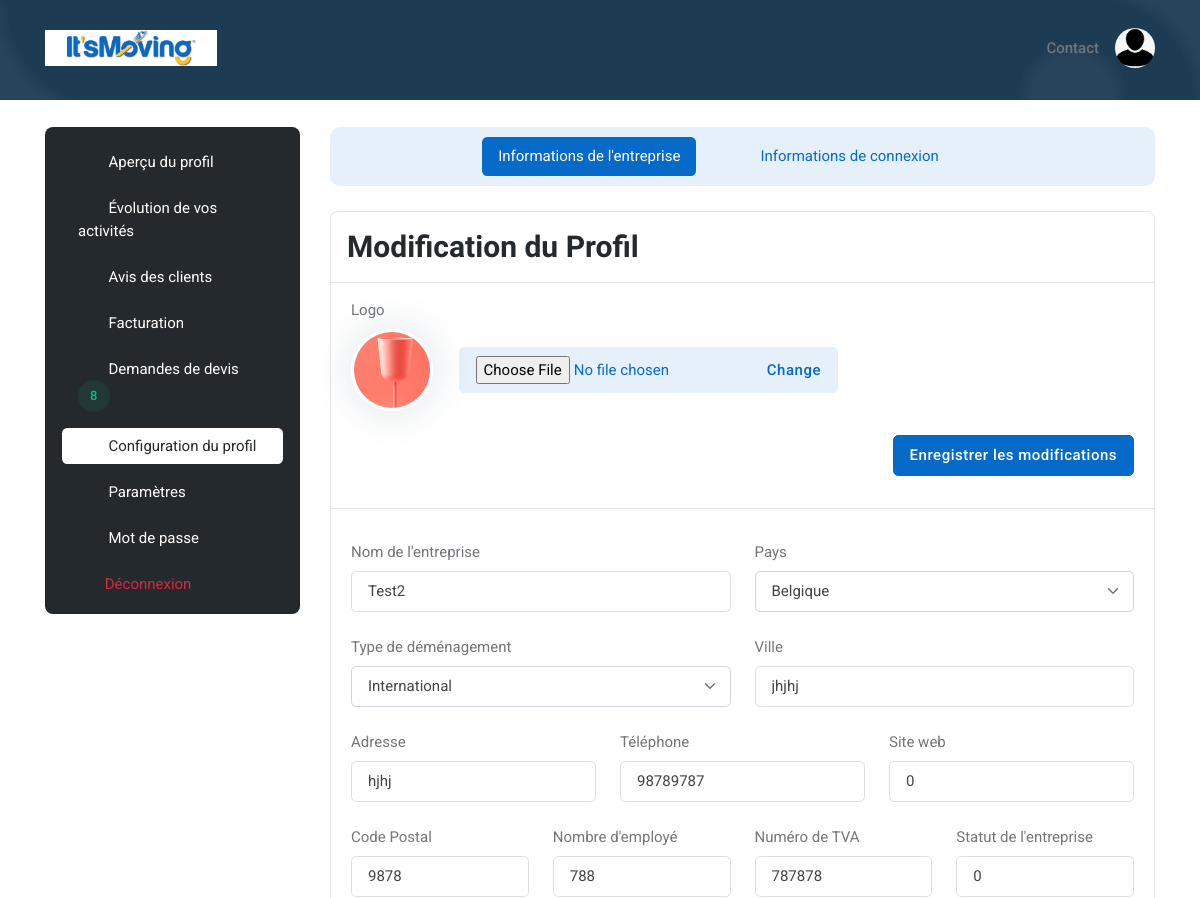
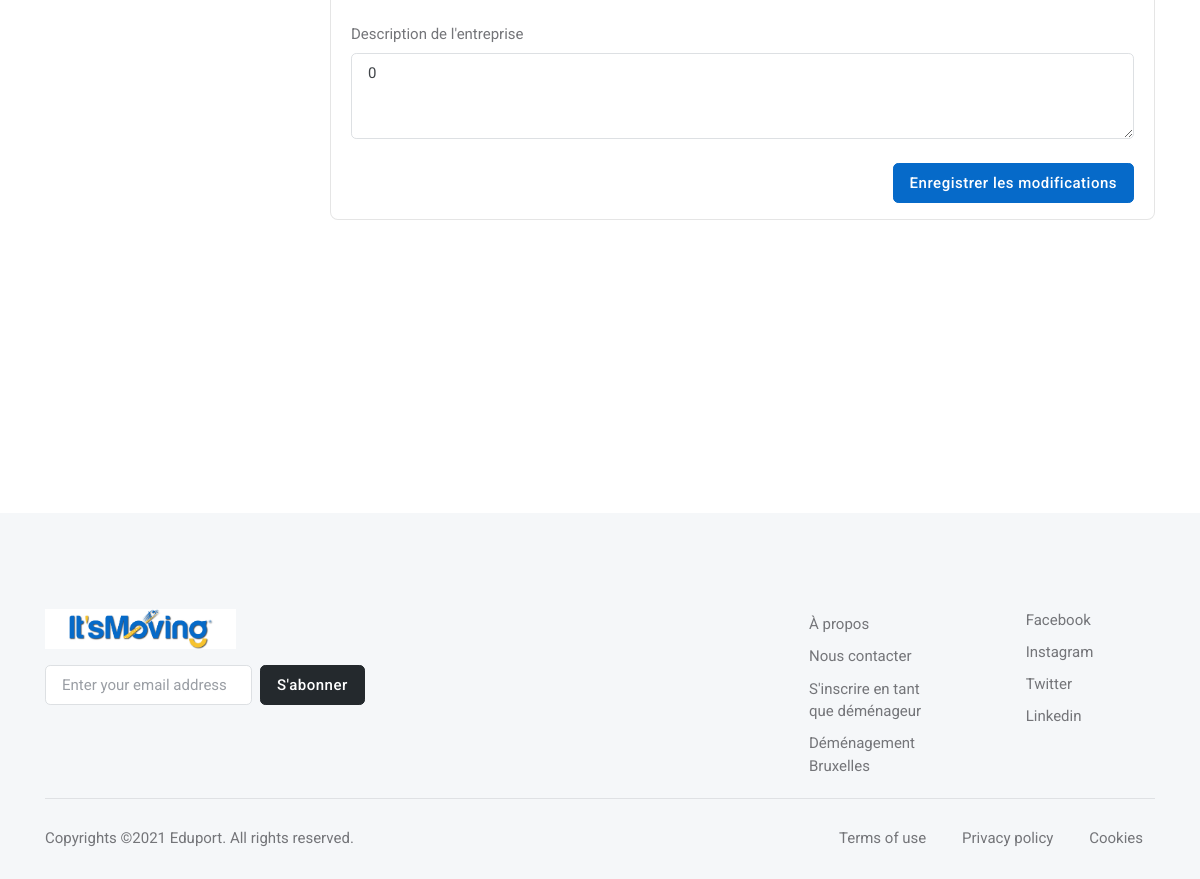
The app's page /user/edit_profile/ (signed in) with its own data (2 pictures, top to bottom).
### base_app/models.py (models this page shows, shortened)
class Mover(models.Model):
    ref = models.CharField(max_length=30, default="")
    company_name = models.CharField(max_length=300)
    company_phone_number = models.CharField(max_length=50)
    Adresse = models.CharField(max_length=300, default="")
    employee_number = models.IntegerField(default=0)
    number_max_quote_request = models.IntegerField(default=0)
    website = models.CharField(max_length=300, default="")
    TVA_number = models.CharField(max_length=30, default="")
    Postal_Code = models.IntegerField(default=0)
    City = models.CharField(max_length=300, default="")
    company_statut = models.CharField(max_length=300, default="")
    company_description = models.TextField(default="")
    logo = models.ImageField(upload_to='user/images/profil_image/', blank=True, default="")
    validated = models.BooleanField(default=False)
    activated = models.BooleanField(default=False)
    created = models.DateTimeField(auto_now_add=True)
    user = models.ForeignKey(User, on_delete=models.CASCADE, default="")
    country = models.ForeignKey(Country, on_delete=models.CASCADE, default="")
    moving_type1 = models.ForeignKey(Moving_Type1, on_delete=models.CASCADE, default="")

class Country(models.Model):
    name = models.CharField(max_length=300)

class Moving_Type1(models.Model):  # can be national opr international
    name = models.CharField(max_length=300)

### user/views.py (the view, shortened to what this page needs)
# urls.py: path('edit_profile/', views.edit_profile, name='edit_profile'),
@login_required
def edit_profile(request):
    mover = Mover.objects.filter(user_id=request.user.id).last()
    form1 = EditUserForm(instance=request.user)
    password_edit_form = EditUserPasswordForm(request.user)
    mover_form = Mover_Form(instance=mover)
    countries = Country.objects.all()
    moving_type1 = Moving_Type1.objects.all()
    number_quote_request = Mover_Quote_Request.objects.filter(mover_id=mover.id, treated=False, rejected=False).count()
    return render(request, 'user/profile/edit_profile.html', {'mover': mover, 'form1': form1
        , 'password_edit_form': password_edit_form, 'mover_form':
                                                                  mover_form, 'countries': countries, 'moving_type1':
                                                                  moving_type1, 'number_quote_request':
                                                                  number_quote_request})

### user/forms.py (shortened to what this page needs)
class EditUserForm(UserChangeForm):
    class Meta:
        model = User
        fields = [
            'first_name', 'last_name', 'email', 'username'
        ]

class EditUserPasswordForm(PasswordChangeForm):
    class Meta:
        model = User
        fields = [
            'old_password', 'new_password1', 'new_password2'
        ]
        widgets = {
            'old_password': forms.PasswordInput(attrs={'class': 'form-control', 'name': 'old_password', 'type': 'password',
                                               'placeholder': 'Entrez votre actuel mot de passe :'}),
            'new_password1': forms.PasswordInput(attrs={'class': 'form-control', 'name': 'new_password1', 'type': 'password',
                                                   'placeholder': 'Entrez votre nouveau mot de passe :'}),
            'new_password2': forms.PasswordInput(attrs={'class': 'form-control', 'name': 'new_password2', 'type': 'password',
                                                   'placeholder': 'Entrez a nouveau votre nouveau mot de passe :'}),
        }

### user/templates/user/profile/edit_profile.html (shortened to what this page needs)
{% extends 'base_app/base.html' %}
{% load static %}
{% block main %}
    <section class="pt-0">
        <div class="container-fluid px-0">
            <div class="bg-blue h-100px h-md-100px rounded-0" style="background:url({% static 'base_app/assets/images/pattern/04.png' %}) no-repeat center center; background-size:cover;">
            </div>
        </div>
    </section>
	<section class="pt-2">
		<div class="container">
			<div class="row">
				<div class="col-xl-3">
					<nav class="navbar navbar-light navbar-expand-xl mx-0">
						<div class="offcanvas offcanvas-end" tabindex="-1" id="offcanvasNavbar" aria-labelledby="offcanvasNavbarLabel">
							<div class="offcanvas-body p-3 p-xl-0">
								<div class="bg-dark border rounded-3 pb-0 p-3 w-100">
									<div class="list-group list-group-dark list-group-borderless">
										<a class="list-group-item" href="{% url 'preview' %}"><i class="bi bi-person-lines-fill fa-fw me-2"></i>
											Aperçu du profil
										</a>
										<a class="list-group-item" href="{% url 'statistic' %}"><i class="bi bi-graph-up fa-fw me-2"></i>
                                            Évolution de vos activités
                                        </a>
                                        <a class="list-group-item" href="{% url 'reviews' %}"><i class="bi bi-star fa-fw me-2"></i>
                                            Avis des clients
                                        </a>
                                        <a class="list-group-item" href="{% url 'billing' %}"><i class="bi bi-wallet2 fa-fw me-2"></i>
                                            Facturation
                                        </a>
										<a class="list-group-item" href="{% url 'quote_request' %}"><i class="bi bi-folder-check fa-fw me-2"></i>
											Demandes de devis
											{% if number_quote_request != 0 %}
												<span class="btn btn-sm btn-success-soft btn-round me-1 mb-0">
													{{number_quote_request}}
												</span>
											{% endif %}
										</a>
										<a class="list-group-item active" href="{% url 'edit_profile' %}"><i class="bi bi-pencil-square fa-fw me-2"></i>
											Configuration du profil
										</a>
										<a class="list-group-item" href="{% url 'settings' %}"><i class="bi bi-gear fa-fw me-2"></i>
											Paramètres
										</a>
										<a class="list-group-item" href="{% url 'user_password_change' %}"><i class="bi bi-lock fa-fw me-2"></i>
											Mot de passe
										</a>
										<form action="{% url 'logout_user' %}" method="POST">
											<button type="submit" class="list-group-item text-danger bg-danger-soft-hover">
												<i class="fas fa-sign-out-alt fa-fw me-2"></i>Déconnexion
											</button>
                        				</form>
									</div>
								</div>
							</div>
						</div>
					</nav>
				</div>
				<div class="col-xl-9">
					<ul class="nav nav-pills nav-pills-bg-soft justify-content-sm-center mb-4 px-3" id="edit-profile-pills-tab" role="tablist">
						<li class="nav-item me-2 me-sm-5">
							<button class="nav-link mb-2 mb-md-0 active" id="edit-profile-pills-tab-1" data-bs-toggle="pill" data-bs-target="#edit-profile-pills-tabs-1" type="button" role="tab" aria-controls="edit-profile-pills-tabs-1" aria-selected="false">
								Informations de l'entreprise
							</button>
						</li>
						<li class="nav-item me-2 me-sm-5">
							<button class="nav-link mb-2 mb-md-0" id="edit-profile-pills-tab-2" data-bs-toggle="pill" data-bs-target="#edit-profile-pills-tabs-2" type="button" role="tab" aria-controls="edit-profile-pills-tabs-2"	aria-selected="false">
								Informations de connexion
							</button>
						</li>
					</ul>
					<div class="tab-content" id="edit-profile-pills-tabContent">
						<div class="tab-pane fade show active" id="edit-profile-pills-tabs-1" role="tabpanel" aria-labelledby="edit-profile-pills-tab-1">
							<div class="card border rounded-3">
								<div class="card-header border-bottom">
									<h3 class="card-header-title mb-0">Modification du Profil</h3>
								</div>
								<div class="card-body">
									<form class="row g-4" method="POST" enctype="multipart/form-data">
										<div class="col-12 justify-content-center align-items-center">
											<label class="form-label">Logo</label>
											<div class="d-flex align-items-center">
												<label class="position-relative me-4">
													<span class="avatar avatar-xl">
														{% if mover.logo %}
															<img class="avatar-img rounded-circle border border-white border-3 shadow" src="{{mover.logo.url}}">
														{% else %}
															<img class="avatar-img rounded-circle border border-white border-3 shadow" src="{% static 'user/images/random_image.png' %}">
														{% endif %}
													</span>
												</label>
												<label class="btn btn-primary-soft mb-0">
													<input type="file" class="form-control-file" name="logo">
													Change
												</label>
											</div>
										</div>
										<div class="d-sm-flex justify-content-end">
											<button type="submit" name="edit_company_logo" value="edit_company_logo" class="btn btn-primary mb-0">Enregistrer les modifications</button>
										</div>
									</form>
								</div>
								<hr>
								<div class="card-body">
									<form class="row g-4" method="POST" enctype="multipart/form-data">
										<div class="col-md-6">
											<label class="form-label">Nom de l'entreprise</label>
											<input type="text" class="form-control" name="company_name" value="{{mover.company_name}}">
										</div>
										<div class="col-md-6">
											<label class="form-label text-opacity-50">
												Pays
											</label>
											<select class="form-select form-control text-opacity-50" name="country">
												<option selected value="{{mover.country.id}}" class="text-dark">{{mover.country.name}}</option>
											</select>
										</div>
										<div class="col-md-6">
											<label class="form-label text-opacity-50">
												Type de déménagement
											</label>
											<select class="form-select form-control text-opacity-50" name="moving_type1">
												<option selected value="{{mover.country.id}}" class="text-dark">{{mover.moving_type1.name}}</option>
											</select>
										</div>
										<div class="col-md-6">
											<label class="form-label">Ville</label>
											<input type="text" class="form-control" name="City" value="{{mover.City}}">
										</div>
										<div class="col-md-4">
											<label class="form-label">Adresse</label>
											<input type="text" class="form-control" name="Adresse" value="{{mover.Adresse}}">
										</div>
										<div class="col-md-4">
											<label class="form-label">Téléphone</label>
											<input type="tel" class="form-control" name="company_phone_number" value="{{mover.company_phone_number}}">
										</div>
										<div class="col-md-4">
											<label class="form-label">Site web</label>
											<input type="text" class="form-control" name="website" value="{{mover.website}}">
										</div>
										<div class="col-md-3">
											<label class="form-label">Code Postal</label>
											<input type="number" class="form-control" name="Postal_Code" value="{{mover.Postal_Code}}">
										</div>
										<div class="col-md-3">
											<label class="form-label">Nombre d'employé</label>
											<input type="number" class="form-control" name="employee_number" value="{{mover.employee_number}}">
										</div>
										<div class="col-md-3">
											<label class="form-label">Numéro de TVA</label>
											<input type="text" class="form-control" name="TVA_number" value="{{mover.TVA_number}}">
										</div>
										<div class="col-md-3">
											<label class="form-label">Statut de l'entreprise</label>
											<input type="text" class="form-control" name="company_statut" value="{{mover.company_statut}}">
										</div>
										<div class="col-md-12">
											<label class="form-label">Description de l'entreprise</label>
											<textarea class="form-control" name="company_description" rows="3">{{mover.company_description}}</textarea>
										</div>
										<div class="d-sm-flex justify-content-end">
											<button type="submit" name="edit_mover_info" value="edit_mover_info" class="btn btn-primary mb-0">Enregistrer les modifications</button>
										</div>
									</form>
								</div>
							</div>
						</div>
					</div>
				</div>
			</div>
		</div>
	</section>
{% endblock %}

### records on screen
Mover: logo (picture), company_name "Test2", country "Belgique", moving_type1 "International", City "jhjhj", Adresse "hjhj", company_phone_number "98789787", website "0", Postal_Code "9878", employee_number "788", TVA_number "787878", company_statut "0", company_description "0"

### other values on screen
{{ number_quote_request }} "8"
